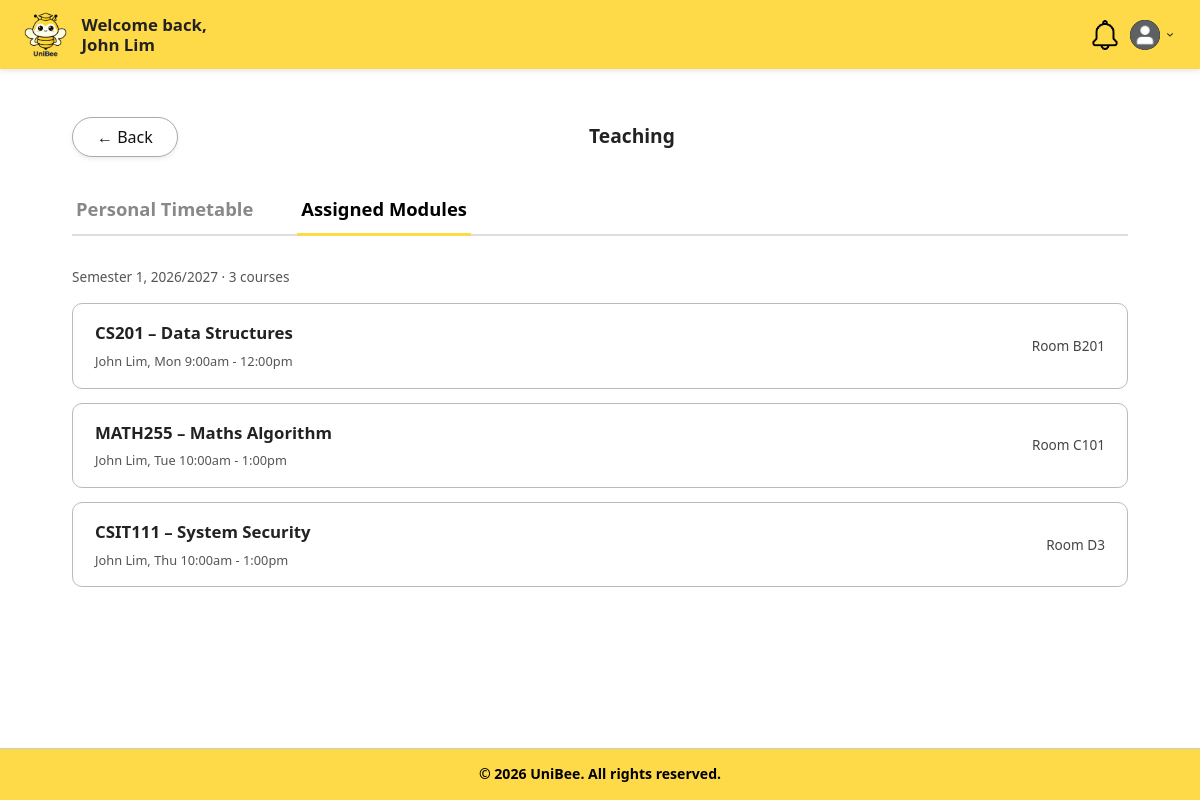
Screenshot of /boundary/viewAssignedModules.php (signed in) with the database file from the repository.
### tables this page shows
CREATE TABLE Classes (
    id INT PRIMARY KEY AUTO_INCREMENT,
    moduleId INT NOT NULL,
    courseCoordinatorId INT,
    staffId INT,
    className VARCHAR(255) NOT NULL,
    classCode VARCHAR(50),
    dayOfWeek ENUM('mon', 'tue', 'wed', 'thu', 'fri', 'sat', 'sun'),
    startTime TIME,
    endTime TIME,
    room VARCHAR(100),
    capacity INT,
    academicYear VARCHAR(20),
    semester VARCHAR(20),
    status VARCHAR(50) DEFAULT 'active',
    createdAt DATETIME DEFAULT CURRENT_TIMESTAMP,
    updatedAt DATETIME DEFAULT CURRENT_TIMESTAMP ON UPDATE CURRENT_TIMESTAMP,
    FOREIGN KEY (moduleId) REFERENCES Modules(id) ON DELETE CASCADE,
    FOREIGN KEY (courseCoordinatorId) REFERENCES Users(id) ON DELETE SET NULL,
    FOREIGN KEY (staffId) REFERENCES Users(id) ON DELETE SET NULL,
    UNIQUE KEY unique_class_code_per_module (moduleId, classCode)
);

CREATE TABLE Modules (
    id INT PRIMARY KEY AUTO_INCREMENT,
    programmeId INT NOT NULL,
    name VARCHAR(255) NOT NULL,
    code VARCHAR(50),
    credits INT,
    semester ENUM('1', '2', 'special') DEFAULT '1',
    description TEXT,
    createdAt DATETIME DEFAULT CURRENT_TIMESTAMP,
    updatedAt DATETIME DEFAULT CURRENT_TIMESTAMP ON UPDATE CURRENT_TIMESTAMP,
    FOREIGN KEY (programmeId) REFERENCES Programmes(id) ON DELETE CASCADE
);

### controller/teachingController.php (called while the page is built, shortened)
<?php
require_once "../database/database.php";
class TeachingController
{
    private $db;
    public function __construct()
    {
        $database = new Database();
        $this->db = $database->connect();
    }
    public function getAssignedModules($staffId)
    {
        $sql = "SELECT c.id, c.className, c.room, c.dayOfWeek, c.startTime, c.endTime,
                       c.academicYear, c.semester,
                       m.code AS moduleCode, m.name AS moduleName
                FROM Classes c
                INNER JOIN Modules m ON c.moduleId = m.id
                WHERE (c.staffId = :staffId OR c.courseCoordinatorId = :staffId)
                  AND c.status = 'active'
                ORDER BY c.semester ASC,
                         FIELD(c.dayOfWeek,'mon','tue','wed','thu','fri','sat','sun'),
                         c.startTime ASC";
        try {
            $stmt = $this->db->prepare($sql);
            $stmt->bindValue(':staffId', (int) $staffId, PDO::PARAM_INT);
            $stmt->execute();
            $rows = $stmt->fetchAll(PDO::FETCH_ASSOC);
            return $rows;
        } catch (PDOException $e) {
            error_log("getAssignedModules error: " . $e->getMessage());
            return false;
        }
    }
    private function isValidId($id)
    {
        return isset($id) && is_numeric($id) && (int) $id > 0;
    }
}
?>

### database/database.php (called while the page is built, shortened)
<?php
class Database
{
    private $host = 'localhost:3307';
    private $dbname = 'unibee';
    private $username = 'root';
    private $password = '';
    public function connect()
    {
        try {
            $this->pdo = new PDO(
                "mysql:host={$this->host};dbname={$this->dbname}",
                $this->username,
                $this->password
            );
            $this->pdo->setAttribute(PDO::ATTR_ERRMODE, PDO::ERRMODE_EXCEPTION);
            return $this->pdo;
        } catch (PDOException $e) {
            die("Database connection failed: " . $e->getMessage());
        }
    }
}

### boundary/viewAssignedModules.php (the view, shortened to what this page needs)
<?php
require_once "../controller/teachingController.php";
$controller = new TeachingController();
$staffId = $_SESSION['user_id'] ?? null;
?>
<!DOCTYPE html>
<html lang="en">
<head>
    <link rel="stylesheet" href="../style.css">
</head>
<body>
    <header class="header">
        <div class="logo-container">
            <img src="../images/uniBeeLogo.png" alt="UniBee Logo">
        </div>
        <div class="welcome-message">
            <span>Welcome back,</span>
            <strong><?php echo htmlspecialchars($_SESSION['user_name']); ?></strong>
        </div>
        <div class="dashboard-header-right">
            <a href="NotificationPage.php" class="header-icon">
                <img src="../images/notification.png" alt="Notifications">
            </a>
            <div class="profile-dropdown">
                <div class="profile-container" onclick="toggleDropdown()">
                    <img src="../images/profilePic.png" alt="Profile" class="profile-icon">
                    <img src="../images/dropdown.png" alt="Menu" class="dropdown-arrow">
                </div>
            </div>
        </div>
    </header>
    <main class="dashboard">
        <div class="profile-header">
            <a href="teachingPage.php" class="btn-back">&#8592; Back</a>
            <h2 class="section-label">Teaching</h2>
        </div>
        <div class="teaching-tabs">
            <a href="teachingPage.php?tab=timetable" class="teaching-tab">
                Personal Timetable
            </a>
            <a href="viewAssignedModules.php" class="teaching-tab active">
                Assigned Modules
            </a>
        </div>
        <?php
        $modules = $controller->getAssignedModules($staffId);
        if ($modules === false) {
            echo '<p class="error-message">Unable to retrieve assigned modules. Please try again later.</p>';
        } elseif ($modules === null || empty($modules)) {
            echo '<p class="no-notifications">You are not assigned in any modules for the current semester.</p>';
        } else {
            $semesters = array_unique(array_column($modules, 'semester'));
            $semesterLabel = implode(', ', $semesters);
            $academicYear = $modules[0]['academicYear'] ?? '';
            ?>
            <p class="modules-meta">
                Semester <?php echo htmlspecialchars($semesterLabel ?: '-'); ?>,
                <?php echo htmlspecialchars($academicYear); ?>
                &middot; <?php echo count($modules); ?> course<?php echo count($modules) === 1 ? '' : 's'; ?>
            </p>
            <ul class="assigned-modules-list">
                <?php foreach ($modules as $m): ?>
                    <li class="module-card">
                        <div>
                            <h3><?php echo htmlspecialchars($m['moduleCode'] . ' – ' . $m['moduleName']); ?></h3>
                            <p>
                                <?php echo htmlspecialchars($_SESSION['user_name']); ?>,
                                <?php echo htmlspecialchars(ucfirst(substr($m['dayOfWeek'], 0, 3))); ?>
                                <?php echo htmlspecialchars(date('g:ia', strtotime($m['startTime']))); ?> -
                                <?php echo htmlspecialchars(date('g:ia', strtotime($m['endTime']))); ?>
                            </p>
                        </div>
                        <span class="module-room">
                            Room <?php echo htmlspecialchars($m['room']); ?>
                        </span>
                    </li>
                <?php endforeach; ?>
            </ul>
        <?php } ?>
    </main>
    <footer>
        <div class="footer-bottom-bar">
            &copy; 2026 UniBee. All rights reserved.
        </div>
    </footer>
</body>
</html>

### style.css (style rules this page uses)
:root { --bg-yellow: #FFDA48; --footer-yellow: #FAD541; --footer-dark-yellow: #E3BE2C; --card-beige: #E8DFB8; --card-purple: #c5baea; --card-grey: #dadada; --text-dark: #222222; --white: #ffffff; --font-main: 'Segoe UI', Tahoma, Geneva, Verdana, sans-serif; }
* { box-sizing: border-box; margin: 0; padding: 0; font-family: var(--font-main); }
body { background-color: var(--white); color: var(--text-dark); line-height: 1.6; display: flex; flex-direction: column; min-height: 100vh; }
main { flex: 1; }
header { position: sticky; top: 0; z-index: 1000; background-color: var(--bg-yellow); padding: 12px 2%; display: flex; justify-content: space-between; align-items: center; box-shadow: 0 2px 5px rgba(0, 0, 0, 0.1); }
.logo-container img { max-height: 45px; display: block; }
.profile-dropdown { position: relative; display: inline-block; }
.profile-container { display: flex; align-items: center; gap: 6px; cursor: pointer; }
.profile-icon { width: 35px; height: 35px; border-radius: 50%; object-fit: cover; background-color: #000; }
.dropdown-arrow { font-size: 0.8rem; }
footer { background-color: var(--bg-yellow); }
.footer-bottom-bar { background-color: var(--bg-yellow); text-align: center; padding: 14px 20px; font-size: 0.88rem; font-weight: 700; color: #000; border-top: 1px solid #cccccc; }
.welcome-message { display: flex; flex-direction: column; justify-content: center; margin-left: 15px; line-height: 1.15; }
.welcome-message span { font-size: 1.05rem; font-weight: 700; }
.welcome-message strong { font-size: 1.05rem; font-weight: 700; }
.dashboard-header-right { margin-left: auto; display: flex; align-items: center; gap: 10px; }
.header-icon { display: flex; align-items: center; justify-content: center; }
.header-icon img { width: 30px; height: 30px; object-fit: contain; }
.profile-dropdown { position: relative; }
.profile-container { display: flex; align-items: center; gap: 4px; cursor: pointer; }
.profile-icon { width: 30px; height: 30px; object-fit: contain; }
.dropdown-arrow { width: 12px; height: 12px; object-fit: contain; }
.dashboard { width: 88%; max-width: 1100px; margin: 0 auto; padding: 30px 0 55px; }
.section-label { margin: 0 0 10px; font-size: 1.2rem; font-weight: 700; }
.teaching-tabs { display: flex; gap: 40px; border-bottom: 2px solid #ddd; margin: 20px 0 30px; }
.teaching-tab { padding: 10px 4px; font-size: 1.15rem; font-weight: 700; color: #888; text-decoration: none; border-bottom: 3px solid transparent; margin-bottom: -2px; }
.teaching-tab.active { color: #000; border-bottom-color: var(--bg-yellow); }
.modules-meta { font-size: 0.85rem; color: #555; margin-bottom: 15px; }
.assigned-modules-list { list-style: none; padding: 0; }
.module-card { display: flex; justify-content: space-between; align-items: center; border: 1px solid #bbb; border-radius: 10px; padding: 16px 22px; margin-bottom: 14px; }
.module-card h3 { margin: 0 0 4px; font-size: 1.05rem; }
.module-card p { margin: 0; font-size: 0.8rem; color: #555; }
.module-room { font-size: 0.85rem; color: #444; }
.profile-header { display: flex; justify-content: space-between; align-items: center; max-width: 800px; margin: 20px auto 20px auto; }
.btn-back { display: inline-flex; align-items: center; gap: 5px; padding: 8px 18px; border: 1px solid #777; border-radius: 20px; background: white; color: #000; text-decoration: none; font-size: 0.9rem; font-weight: 500; transition: 0.2s ease; }
.btn-back { display: inline-flex; align-items: center; justify-content: center; gap: 8px; padding: 10px 24px; min-width: 102px; height: 40px; border: 1px solid #aaa; border-radius: 999px; background-color: #fff; color: #111; text-decoration: none; font-size: 16px; font-weight: 500; line-height: 1; box-sizing: border-box; box-shadow: 0 2px 4px rgba(0, 0, 0, 0.08); cursor: pointer; transition: all 0.2s ease; }

### boundary/viewAssignedModules.php (style rules this page uses)
.profile-header { position: relative; display: flex; align-items: center; width: 100%; min-height: 45px; margin: 15px 0 25px 0; }
.btn-back { position: absolute; left: 0; margin: 0; z-index: 10; }
.profile-header .section-label { position: absolute; left: 70%; transform: translateX(-50%); margin: 0 !important; text-align: center !important; white-space: nowrap; }

### rows the page displays
classes: academicYear "2026/2027", moduleId.name "CS201 – Data Structures", dayOfWeek "Mon", startTime "9:00am", endTime "12:00pm", room "B201"
classes: moduleId.name "MATH255 – Maths Algorithm", dayOfWeek "Tue", startTime "10:00am", endTime "1:00pm", room "C101"
classes: moduleId.name "CSIT111 – System Security", dayOfWeek "Thu", startTime "10:00am", endTime "1:00pm", room "D3"

### other values shown
$_SESSION['user_name'] "John Lim"
$semesterLabel ?: '-' "1"
count($modules) "3"
